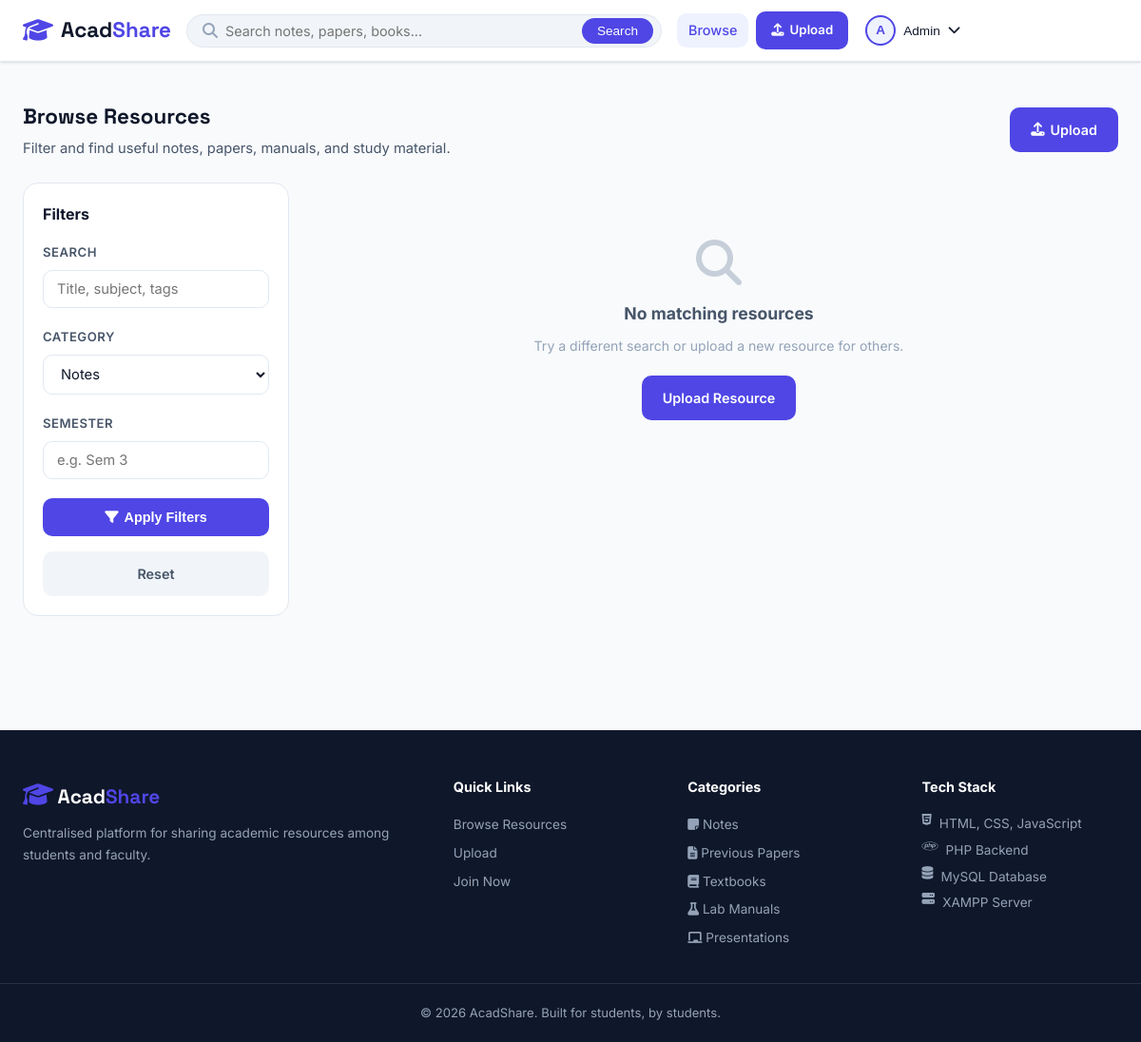
Page /index.php?page=browse&category=1 (signed in) on the committed database.
### tables this page shows
CREATE TABLE users (
    id INT AUTO_INCREMENT PRIMARY KEY,
    full_name VARCHAR(100) NOT NULL,
    email VARCHAR(100) UNIQUE NOT NULL,
    password VARCHAR(255) NOT NULL,
    role ENUM('student', 'faculty', 'admin') DEFAULT 'student',
    department VARCHAR(100),
    profile_pic VARCHAR(255) DEFAULT 'default.png',
    created_at TIMESTAMP DEFAULT CURRENT_TIMESTAMP
);

CREATE TABLE categories (
    id INT AUTO_INCREMENT PRIMARY KEY,
    name VARCHAR(100) NOT NULL,
    icon VARCHAR(50) DEFAULT 'fa-folder',
    description TEXT
);

### config.php (called while the page is built, shortened)
<?php
function getDB() {
    static $conn = null;
    if ($conn === null) {
        $conn = new mysqli(DB_HOST, DB_USER, DB_PASS, DB_NAME);
        $conn->set_charset('utf8mb4');
    }
    return $conn;
}
function h($input) {
    return htmlspecialchars((string)$input, ENT_QUOTES, 'UTF-8');
}
function sanitize($input) {
    return h(strip_tags(trim((string)$input)));
}
function preparedQuery($sql, $types = '', $params = []) {
    $stmt = getDB()->prepare($sql);
    if ($types !== '' && !empty($params)) {
        $stmt->bind_param($types, ...$params);
    }
    if (!$stmt->execute()) {
        return false;
    }
    return $stmt->get_result();
}
function getCurrentUser() {
    $result = preparedQuery("SELECT * FROM users WHERE id = ? LIMIT 1", 'i', [(int)$_SESSION['user_id']]);
    return $result ? $result->fetch_assoc() : null;
}
?>

### index.php (the view, shortened to what this page needs)
<?php
require_once __DIR__ . '/config.php';
$user = getCurrentUser();
$page = $_GET['page'] ?? 'home';
$avatarInitial = $user ? strtoupper(substr(trim($user['full_name']), 0, 1)) : '';
$profilePic = $user['profile_pic'] ?? '';
$profilePicPath = __DIR__ . '/uploads/' . $profilePic;
$hasProfilePic = $profilePic && is_file($profilePicPath);
?>
<!DOCTYPE html>
<html lang="en">
<head>
    <link rel="stylesheet" href="https://cdnjs.cloudflare.com/ajax/libs/font-awesome/6.5.0/css/all.min.css">
    <link rel="stylesheet" href="<?= h(SITE_URL) ?>/css/style.css">
</head>
<body>
<nav class="navbar">
    <div class="nav-container">
        <a class="nav-brand" href="<?= h(SITE_URL) ?>/index.php">
            <span class="brand-icon"><i class="fa-solid fa-graduation-cap"></i></span>
            <span class="brand-text">Acad<span class="accent">Share</span></span>
        </a>
        <div class="nav-search">
            <form action="<?= h(SITE_URL) ?>/index.php" method="GET">
                <div class="search-wrap">
                    <i class="fa-solid fa-magnifying-glass"></i>
                    <input type="text" name="q" placeholder="Search notes, papers, books..." value="<?= sanitize($_GET['q'] ?? '') ?>">
                    <button type="submit">Search</button>
                </div>
            </form>
        </div>
        <div class="nav-links">
            <a href="<?= h(SITE_URL) ?>/index.php?page=browse" class="nav-link <?= in_array($page, ['browse', 'search'], true) ? 'active' : '' ?>">Browse</a>
            <?php if ($user): ?>
                <a href="<?= h(SITE_URL) ?>/index.php?page=upload" class="btn btn-primary btn-sm">
                    <i class="fa-solid fa-upload"></i> Upload
                </a>
                <div class="nav-user">
                    <button class="user-avatar-btn" type="button" onclick="toggleUserMenu()" aria-expanded="false" aria-controls="userMenu">
                        <?php if ($hasProfilePic): ?>
                            <img src="<?= h(SITE_URL) ?>/uploads/<?= h($profilePic) ?>" alt="Avatar" class="user-avatar">
                        <?php else: ?>
                            <span class="user-avatar user-avatar-fallback"><?= h($avatarInitial) ?></span>
                        <?php endif; ?>
                        <span><?= h(explode(' ', trim($user['full_name']))[0]) ?></span>
                        <i class="fa-solid fa-chevron-down"></i>
                    </button>
                </div>
            <?php else: ?>
                <a href="<?= h(SITE_URL) ?>/index.php?page=login" class="btn btn-outline btn-sm">Login</a>
                <a href="<?= h(SITE_URL) ?>/index.php?page=register" class="btn btn-primary btn-sm">Sign Up</a>
            <?php endif; ?>
        </div>
    </div>
</nav>
<footer class="site-footer">
    <div class="footer-container">
        <div class="footer-brand">
            <span class="brand-icon"><i class="fa-solid fa-graduation-cap"></i></span>
            <span class="brand-text">Acad<span class="accent">Share</span></span>
            <p>Centralised platform for sharing academic resources among students and faculty.</p>
        </div>
        <div class="footer-links">
            <h4>Quick Links</h4>
            <a href="<?= h(SITE_URL) ?>/index.php?page=browse">Browse Resources</a>
            <a href="<?= h(SITE_URL) ?>/index.php?page=upload">Upload</a>
            <a href="<?= h(SITE_URL) ?>/index.php?page=register">Join Now</a>
        </div>
        <div class="footer-categories">
            <h4>Categories</h4>
            <?php
            $cats = getDB()->query("SELECT * FROM categories LIMIT 5");
            if ($cats):
                while ($cat = $cats->fetch_assoc()):
            ?>
            <a href="<?= h(SITE_URL) ?>/index.php?page=browse&category=<?= (int)$cat['id'] ?>">
                <i class="fa-solid <?= h($cat['icon']) ?>"></i> <?= h($cat['name']) ?>
            </a>
            <?php
                endwhile;
            endif;
            ?>
        </div>
        <div class="footer-info">
            <h4>Tech Stack</h4>
            <p><i class="fa-brands fa-html5"></i> HTML, CSS, JavaScript</p>
            <p><i class="fa-brands fa-php"></i> PHP Backend</p>
            <p><i class="fa-solid fa-database"></i> MySQL Database</p>
            <p><i class="fa-solid fa-server"></i> XAMPP Server</p>
        </div>
    </div>
    <div class="footer-bottom">
        <p>&copy; <?= date('Y') ?> AcadShare. Built for students, by students.</p>
    </div>
</footer>
</body>
</html>

### css/style.css (style rules this page uses)
:root { --primary: #4F46E5; --primary-dark: #3730A3; --primary-light: #EEF2FF; --accent: #06B6D4; --accent-light: #ECFEFF; --success: #10B981; --warning: #F59E0B; --danger: #EF4444; --bg: #F8FAFC; --surface: #FFFFFF; --surface-2: #F1F5F9; --border: #E2E8F0; --text: #0F172A; --text-2: #475569; --text-3: #94A3B8; --shadow: 0 1px 3px rgba(0,0,0,.08), 0 1px 2px rgba(0,0,0,.06); --shadow-md: 0 4px 6px -1px rgba(0,0,0,.1), 0 2px 4px -1px rgba(0,0,0,.06); --shadow-lg: 0 10px 15px -3px rgba(0,0,0,.1), 0 4px 6px -2px rgba(0,0,0,.05); --radius: 10px; --radius-lg: 16px; --font-display: 'Space Grotesk', sans-serif; --font-body: 'Inter', sans-serif; }
*, *::before, *::after { box-sizing: border-box; margin: 0; padding: 0; }
html { scroll-behavior: smooth; }
body { font-family: var(--font-body); background: var(--bg); color: var(--text); line-height: 1.6; min-height: 100vh; }
a { color: var(--primary); text-decoration: none; }
.navbar { background: var(--surface); border-bottom: 1px solid var(--border); position: sticky; top: 0; z-index: 1000; box-shadow: var(--shadow); }
.nav-container { max-width: 1280px; margin: 0 auto; padding: 0 24px; height: 64px; display: flex; align-items: center; gap: 16px; }
.nav-brand { display: flex; align-items: center; gap: 8px; font-family: var(--font-display); font-size: 1.4rem; font-weight: 700; color: var(--text); white-space: nowrap; }
.brand-icon { color: var(--primary); font-size: 1.6rem; }
.accent { color: var(--primary); }
.nav-search { flex: 1; max-width: 500px; }
.search-wrap { display: flex; align-items: center; background: var(--surface-2); border: 1.5px solid var(--border); border-radius: 50px; padding: 0 8px 0 16px; transition: border-color .2s; }
.search-wrap i { color: var(--text-3); margin-right: 8px; }
.search-wrap input { flex: 1; border: none; background: transparent; padding: 8px 0; font-size: .9rem; color: var(--text); font-family: var(--font-body); outline: none; }
.search-wrap button { background: var(--primary); color: white; border: none; border-radius: 50px; padding: 6px 16px; font-size: .85rem; font-weight: 500; cursor: pointer; transition: background .2s; }
.nav-links { display: flex; align-items: center; gap: 8px; }
.nav-link { color: var(--text-2); font-size: .9rem; font-weight: 500; padding: 6px 12px; border-radius: var(--radius); transition: all .2s; }
.nav-link:hover, .nav-link.active { color: var(--primary); background: var(--primary-light); }
.btn { display: inline-flex; align-items: center; gap: 6px; padding: 10px 20px; border-radius: var(--radius); font-weight: 600; font-size: .9rem; cursor: pointer; border: 2px solid transparent; transition: all .2s; text-align: center; }
.btn-sm { padding: 7px 14px; font-size: .83rem; }
.btn-primary { background: var(--primary); color: white; }
.nav-user { position: relative; }
.user-avatar-btn { display: flex; align-items: center; gap: 8px; background: none; border: none; cursor: pointer; padding: 6px 10px; border-radius: var(--radius); color: var(--text); font-size: .85rem; font-weight: 500; transition: background .2s; }
.user-avatar { width: 32px; height: 32px; border-radius: 50%; object-fit: cover; border: 2px solid var(--primary); }
.user-avatar-fallback { display: inline-flex; align-items: center; justify-content: center; background: var(--primary-light); color: var(--primary); font-weight: 700; line-height: 1; }
.site-footer { background: #0F172A; color: #94A3B8; margin-top: 80px; }
.footer-container { max-width: 1280px; margin: 0 auto; padding: 48px 24px 32px; display: grid; grid-template-columns: 2fr 1fr 1fr 1fr; gap: 40px; }
.footer-brand .brand-text { font-family: var(--font-display); font-size: 1.3rem; font-weight: 700; color: white; display: inline-block; margin-bottom: 10px; }
.footer-brand p { font-size: .85rem; line-height: 1.7; }
.footer-links h4, .footer-categories h4, .footer-info h4 { color: white; font-size: .9rem; font-weight: 700; margin-bottom: 14px; }
.footer-links a, .footer-categories a { display: block; color: #94A3B8; padding: 4px 0; font-size: .85rem; transition: color .2s; }
.footer-info p { font-size: .85rem; padding: 3px 0; display: flex; gap: 8px; }
.footer-bottom { border-top: 1px solid rgba(255,255,255,.1); padding: 20px 24px; text-align: center; font-size: .82rem; max-width: 1280px; margin: 0 auto; }

### rows in the picture
users: full_name "A", full_name "Admin"
categories: name "Notes"
categories: name "Previous Papers"
categories: name "Textbooks"
categories: name "Lab Manuals"
categories: name "Presentations"

### other values in the picture
$title "Browse Resources"
form field category "Notes"
